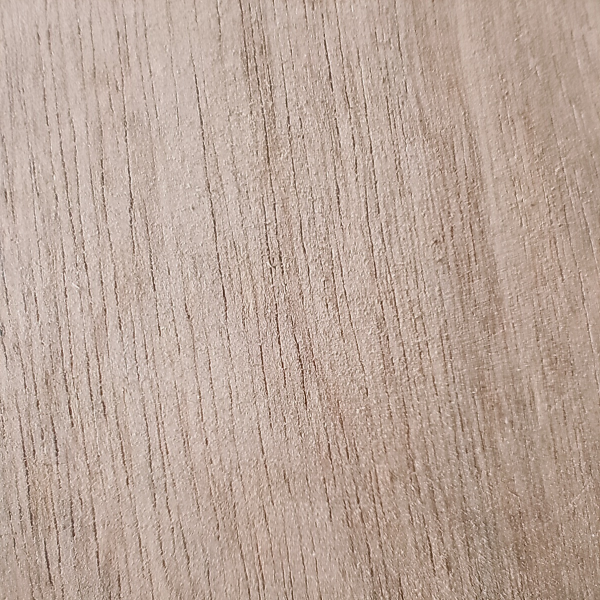
#> input picture Dataset/Nantu/nantu_train (1).jpg, 1200 x 1200 px (shown at 1/2 size); its folder holds only this picture in this run
$ jupyter execute Percobaan4.ipynb   (older library calls are emulated)
#> lines starting #> are read from the running program, lines starting #| are printed output that depends on the picture
# Percobaan 4

Percobaan ini bertujuan untuk melakukan klasifikasi citra serat kayu Nantu, Palapi, dan Uru menggunakan fitur tekstur Gray Level Co-occurrence Matrix (GLCM). Tahapan yang dilakukan meliputi pengumpulan data, augmentasi, preprocessing, ekstraksi fitur, seleksi fitur, normalisasi, pelatihan model, dan evaluasi performa klasifikasi menggunakan Random Forest, Support Vector Machine (SVM), dan K-Nearest Neighbor (KNN).

Berbeda dengan percobaan sebelumnya, pada percobaan ini dilakukan penambahan proses Mean Filter pada tahap preprocessing sebelum Median Filter dan Histogram Equalization. Kombinasi Mean Filter dan Median Filter digunakan untuk mengurangi noise sekaligus mempertahankan karakteristik tekstur citra sehingga fitur GLCM yang dihasilkan menjadi lebih representatif.

Fokus utama percobaan ini adalah menganalisis pengaruh penambahan Mean Filter terhadap kualitas citra hasil preprocessing serta performa klasifikasi dalam membedakan karakteristik tekstur serat kayu Nantu, Palapi, dan Uru.

[cell 1]
import os
import cv2 as cv
import matplotlib.pyplot as plt
import numpy as np
import pandas as pd
from sklearn.model_selection import train_test_split, cross_val_predict
from sklearn.metrics import accuracy_score, classification_report
from skimage.feature import graycomatrix, graycoprops
from scipy.stats import entropy
from sklearn.ensemble import RandomForestClassifier
from sklearn.svm import SVC
from sklearn.neighbors import KNeighborsClassifier
from sklearn.metrics import accuracy_score, precision_score, recall_score, f1_score, confusion_matrix, classification_report
from sklearn.metrics import (confusion_matrix, ConfusionMatrixDisplay)
import seaborn as sns

## Load Data

Dataset terdiri dari citra serat kayu Nantu, Palapi, dan Uru yang disimpan dalam struktur folder berdasarkan kelas. Setiap citra akan dibaca dan disimpan ke dalam array untuk diproses pada tahap berikutnya.

Kualitas data sangat mempengaruhi hasil klasifikasi. Apabila terdapat variasi pencahayaan, fokus, atau orientasi serat yang terlalu besar, maka nilai fitur tekstur yang dihasilkan dapat menjadi kurang konsisten.

[cell 2]
data = []
labels = []
file_name = []
dataset_dir = "Dataset" # Gunakan nama folder dataset yang benar

if os.path.exists(dataset_dir):
    for sub_folder in os.listdir(dataset_dir):
        sub_folder_path = os.path.join(dataset_dir, sub_folder)
        if not os.path.isdir(sub_folder_path):
            continue

        sub_folder_files = os.listdir(sub_folder_path)
        for i, filename in enumerate(sub_folder_files):
            img_path = os.path.join(sub_folder_path, filename)
            img = cv.imread(img_path)
#> img is the input picture: shape (1200, 1200, 3); mean B, G, R 153.9, 166, 186.6

            # Pastikan gambar berhasil dibaca (bukan file korup atau tipe file salah)
            if img is not None:

                img = img.astype(np.uint8)
                img = cv.cvtColor(img, cv.COLOR_BGR2GRAY)
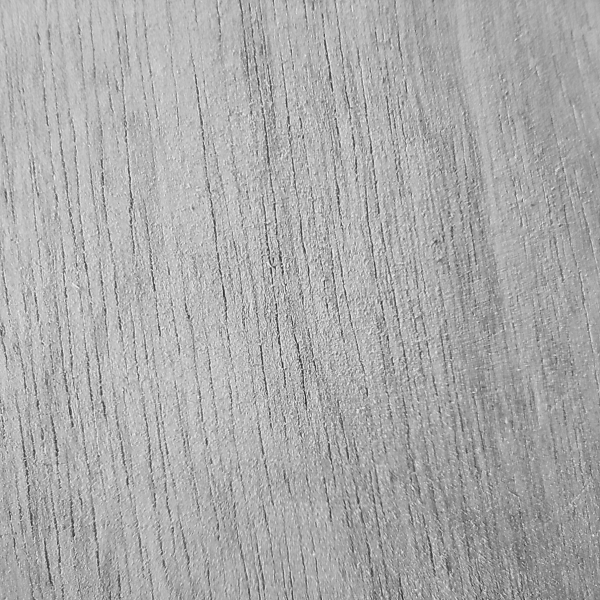
#> img: shape (1200, 1200) (shown at 1/2 size); min 21, max 245, mean 170.8

                data.append(img)
                labels.append(sub_folder)
                file_name.append(filename)
            else:
                print(f"Warning: Gagal membaca gambar {img_path}")

    data = np.array(data)
    labels = np.array(labels)
else:
    print(f"Direktori {dataset_dir} tidak ditemukan!")

Menampilkan 1 gambar dari setiap subfolder yang ada

[cell 3]
kelas_unik = np.unique(labels)

plt.figure(figsize=(12,4))

for i, kelas in enumerate(kelas_unik):

    # Cari indeks gambar pertama dari kelas tersebut
    idx = np.where(labels == kelas)[0][0]

    plt.subplot(1, len(kelas_unik), i+1)
    plt.imshow(data[idx], cmap='gray')
    plt.title(kelas)
    plt.axis('off')

plt.tight_layout()
plt.show()
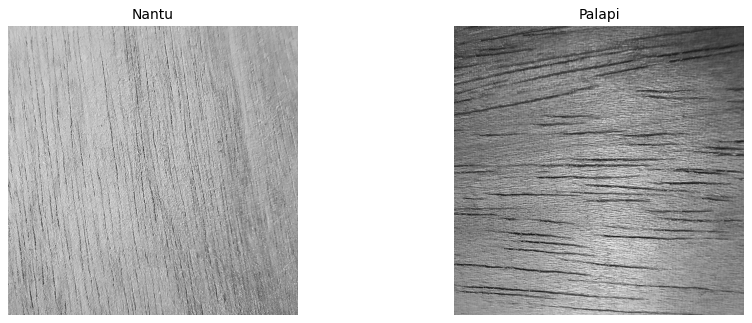
#> figure drawn by matplotlib, 2 panels

## Data Augmentation

Augmentasi dilakukan untuk meningkatkan jumlah data pelatihan dan memperkaya variasi pola tekstur yang dipelajari model. Teknik augmentasi dapat membantu mengurangi risiko overfitting, terutama ketika jumlah citra asli relatif terbatas.

Namun demikian, augmentasi yang berlebihan juga dapat menghasilkan sampel yang terlalu mirip dengan citra asli sehingga tidak selalu memberikan peningkatan performa yang signifikan.

[cell 4]
# melakukan augmentasi data
data_augmented = []
labels_augmented = []
file_name_augmented = []

for i in range(len(data)):
    img = data[i]
    label = labels[i]
    fname = file_name[i]

    # Citra Asli
    data_augmented.append(img)
    labels_augmented.append(label)
    file_name_augmented.append(fname)

    # 1. Flip Horizontal
    img_flip_h = cv.flip(img, 1)
    data_augmented.append(img_flip_h)
    labels_augmented.append(label)
    file_name_augmented.append('flip_h_' + fname)

    # 2. Flip Vertikal
    img_flip_v = cv.flip(img, 0)
    data_augmented.append(img_flip_v)
    labels_augmented.append(label)
    file_name_augmented.append('flip_v_' + fname)

    # 3. Blur (Gaussian)
    img_blur = cv.GaussianBlur(img, (5, 5), 0)
    data_augmented.append(img_blur)
    labels_augmented.append(label)
    file_name_augmented.append('blur_' + fname)
#> this loop made 2 passes
#> (label, fname) on passes 1 to 2: ('Nantu', 'nantu_train (1).jpg'), ('Palapi', 'palapi_train (1).jpg')
#> pass 1, `img_flip_h = cv.flip(img, 1)`:
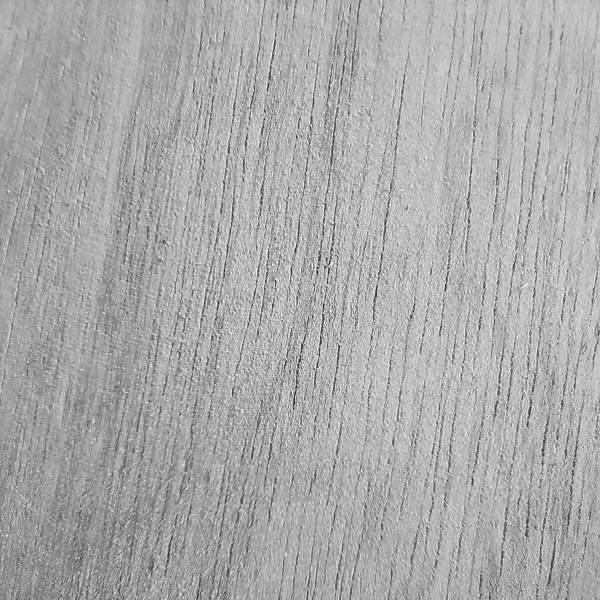
#> img_flip_h: shape (1200, 1200) (shown at 1/2 size); min 21, max 245, mean 170.8
#> pass 1, `img_flip_v = cv.flip(img, 0)`:
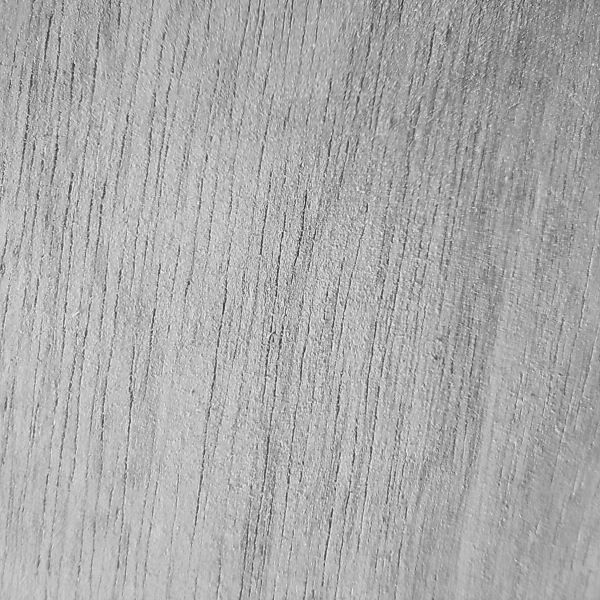
#> img_flip_v: shape (1200, 1200) (shown at 1/2 size); min 21, max 245, mean 170.8
#> pass 2, `img_flip_h = cv.flip(img, 1)`:
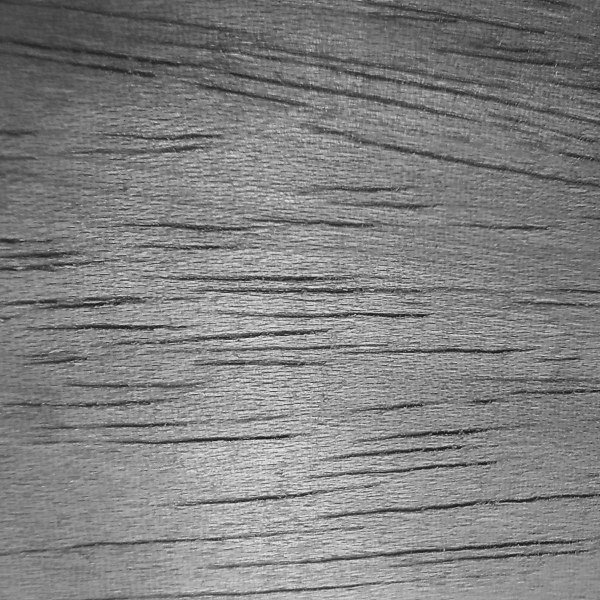
#> img_flip_h: shape (1200, 1200) (shown at 1/2 size); min 15, max 236, mean 128.7
#> after the loop, data_augmented = 8 items; file_name_augmented = ['nantu_train (1).jpg', 'flip_h_nantu_train (1).jpg', 'flip_v_nantu_train (1).jpg', 'blur_nantu_train (1).jpg', 'palapi_train (1).jpg', 'flip_h_palapi_train (1).jpg', 'flip_v_palapi_train (1).jpg', 'blur_palapi_train (1).jpg']; labels_augmented = ['Nantu', 'Nantu', 'Nantu', 'Nantu', 'Palapi', 'Palapi', 'Palapi', 'Palapi']

data_augmented = np.array(data_augmented)
labels_augmented = np.array(labels_augmented)
file_name_augmented = np.array(file_name_augmented)

[cell 5]
print("Data sebelum augmentasi: ", len(data))
#| Data sebelum augmentasi:  2
print("Data setelah augmentasi: ", len(data_augmented))
#| Data setelah augmentasi:  8

Berdasarkan hasil visualisasi, proses augmentasi berhasil menghasilkan beberapa variasi citra tanpa menghilangkan karakteristik tekstur utama dari masing-masing jenis kayu. Citra hasil *flip horizontal* dan *flip vertikal* mempertahankan pola serat kayu dengan orientasi yang berbeda, sedangkan *Gaussian blur* menghasilkan citra yang lebih halus dengan sedikit pengurangan detail tekstur. Variasi ini diharapkan dapat meningkatkan kemampuan model dalam melakukan generalisasi dan mengurangi risiko *overfitting* selama proses pelatihan.

[cell 6]
kelas_unik = np.unique(labels)

for kelas in kelas_unik:

    # ambil satu file asli dari kelas tersebut
    idx_asli = np.where(
        (labels_augmented == kelas) &
        (~np.char.startswith(file_name_augmented.astype(str), 'flip_h_')) &
        (~np.char.startswith(file_name_augmented.astype(str), 'flip_v_')) &
        (~np.char.startswith(file_name_augmented.astype(str), 'blur_'))
    )[0][0]

    nama_file = file_name_augmented[idx_asli]

    idx_flip_h = np.where(file_name_augmented == 'flip_h_' + nama_file)[0][0]
    idx_flip_v = np.where(file_name_augmented == 'flip_v_' + nama_file)[0][0]
    idx_blur   = np.where(file_name_augmented == 'blur_' + nama_file)[0][0]

    plt.figure(figsize=(12,3))

    plt.subplot(1,4,1)
    plt.imshow(data_augmented[idx_asli], cmap='gray')
    plt.title('Original')
    plt.axis('off')

    plt.subplot(1,4,2)
    plt.imshow(data_augmented[idx_flip_h], cmap='gray')
    plt.title('Flip H')
    plt.axis('off')

    plt.subplot(1,4,3)
    plt.imshow(data_augmented[idx_flip_v], cmap='gray')
    plt.title('Flip V')
    plt.axis('off')

    plt.subplot(1,4,4)
    plt.imshow(data_augmented[idx_blur], cmap='gray')
    plt.title('Blur')
    plt.axis('off')

    plt.suptitle(kelas)
    plt.tight_layout()
    plt.show()
#> this loop made 2 passes
#> (idx_asli, nama_file, idx_flip_h, idx_flip_v, idx_blur) on passes 1 to 2: (0, 'nantu_train (1).jpg', 1, 2, 3), (4, 'palapi_train (1).jpg', 5, 6, 7)
#> pass 2, `plt.show()`:
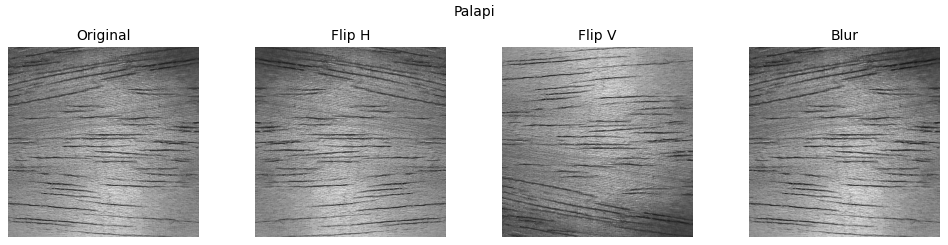
#> figure drawn by matplotlib, 4 panels

## Preprocessing

Tahap preprocessing terdiri dari resize, konversi grayscale, mean filtering, median filtering, dan histogram equalization.

Tahapan ini dipilih untuk meningkatkan kualitas citra sebelum dilakukan ekstraksi fitur tekstur. Mean Filter digunakan untuk mengurangi noise dengan meratakan nilai intensitas piksel di sekitar area tertentu, sedangkan Median Filter digunakan untuk menghilangkan noise impuls tanpa menghilangkan detail tekstur secara signifikan. Setelah itu, Histogram Equalization diterapkan untuk meningkatkan kontras citra sehingga pola serat kayu menjadi lebih jelas.

Kombinasi Mean Filter dan Median Filter diharapkan mampu menghasilkan citra yang lebih bersih dan stabil untuk proses ekstraksi fitur GLCM. Dengan kualitas citra yang lebih baik, fitur tekstur yang dihasilkan dapat merepresentasikan karakteristik masing-masing jenis kayu secara lebih akurat.

Kelebihan pendekatan ini adalah mampu mengurangi noise sekaligus meningkatkan kualitas tekstur yang akan dianalisis. Namun, penggunaan beberapa tahap filtering dapat menyebabkan sebagian detail tekstur halus berkurang. Selain itu, konversi ke grayscale menghilangkan informasi warna sehingga proses klasifikasi hanya memanfaatkan karakteristik tekstur citra.

[cell 7]
def resize_img(image, target_size=(128, 128)):
#> called with target_size = (128, 128)
    return cv.resize(image, target_size)

def grayscale_filter(image):
    # Cek jika gambar sudah grayscale (hanya memiliki 2 dimensi)
    if len(image.shape) == 3:
        return cv.cvtColor(image, cv.COLOR_BGR2GRAY)
    return image

def mean_filter(image, kernel_size=3):
#> called with kernel_size = 3
    return cv.blur(image, (kernel_size, kernel_size))

def median_filter(image, kernel_size=3):
#> called with kernel_size = 3
    return cv.medianBlur(image, kernel_size)

def histogram_equalization(image):
    return cv.equalizeHist(image)

def preprocess_image(image):
    """
    Pipeline Preprocessing:
    1. Resize
    2. Grayscale
    3. Mean Filter
    4. Median Filter
    5. Histogram Equalization
    """
    img = resize_img(image)
    img = grayscale_filter(img)

    # Mean Filter
    img = mean_filter(img, kernel_size=3)

    # Median Filter
    img = median_filter(img, kernel_size=3)

    # Histogram Equalization
    img = histogram_equalization(img)

    return img

# Terapkan pipeline preprocessing ke seluruh data_augmented
# Uncomment baris di bawah ini jika ingin langsung memproses data
# preprocessed_data = np.array([preprocess_image(img) for img in data_augmented])

[cell 8]
# Terapkan pipeline preprocessing ke seluruh data_augmented
print("Memulai preprocessing pada data...")
data_preprocessed = np.array([preprocess_image(img) for img in data_augmented])
#> in histogram_equalization (call 5), `return cv.equalizeHist(image)`:
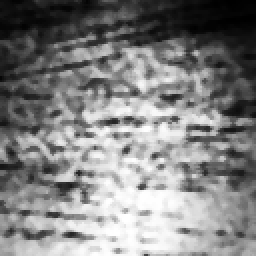
#> returned value: shape (128, 128) (shown 2 times larger); min 0, max 255, mean 129
#> in resize_img (call 6), `return cv.resize(image, target_size)`:
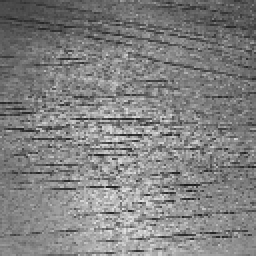
#> returned value: shape (128, 128) (shown 2 times larger); min 26, max 228, mean 128.6
#> in mean_filter (call 6), `return cv.blur(image, (kernel_size, kernel_size))`:
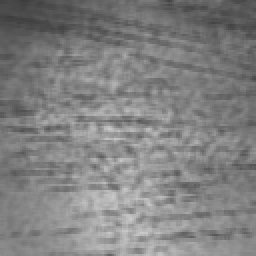
#> returned value: shape (128, 128) (shown 2 times larger); min 60, max 204, mean 128.6
#> in histogram_equalization (call 6), `return cv.equalizeHist(image)`:
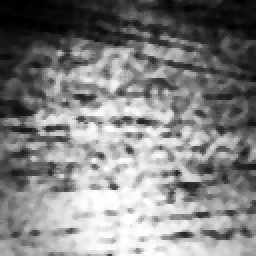
#> returned value: shape (128, 128) (shown 2 times larger); min 0, max 255, mean 129
#> (the rest of the program and of its run is left out)
